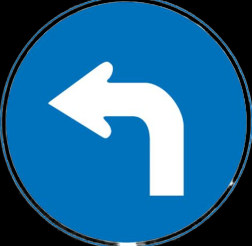
#> input picture signs/left_sign.png, 252 x 246 px
$ python -i sign_detector.py   (imports and definitions only)
#> lines starting #> are read from the running program, lines starting #| are printed output that depends on the picture; after the words box and inside, x2 and y2 are one past the last pixel; in counts of white or black regions, pixels touching at a corner belong together
#> further down, picture is the input picture: shape (246, 252, 3); mean B, G, R 150.6, 105, 34
from typing import Optional, Dict, Any
import numpy as np
import cv2


def find_sign_roi(
    bgr: np.ndarray,
    *,
    min_area: float = 2000.0,
    circ_min: float = 0.6,
    circ_max: float = 1.2,
    demonstration: Optional[np.ndarray] = None
) -> Optional[Dict[str, Any]]:
#> called with min_area = 2000, circ_min = 0.6, circ_max = 1.2
    if bgr is None:
        return None

    try:
        hsv = cv2.cvtColor(bgr, cv2.COLOR_BGR2HSV)
#> hsv: shape (246, 252, 3); mean H, S, V 71.3, 160.9, 150.7
    except Exception:
        return None

    lower_blue = np.array([100, 100, 50])
    upper_blue = np.array([130, 255, 255])
    mask = cv2.inRange(hsv, lower_blue, upper_blue)
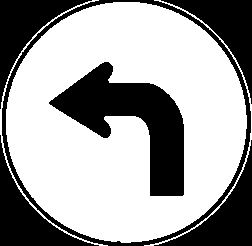
#> mask: shape (246, 252); 63.6% white; 6 black regions, box (x1, y1, x2, y2) and area: (49, 62, 184, 196) 7392, (2, 0, 251, 246) 3119, (0, 135, 99, 246) 3118, (154, 140, 252, 246) 3064, (0, 0, 92, 109) 2956, (161, 0, 252, 104) 2897

    kernel = np.ones((5, 5), np.uint8)
    mask = cv2.morphologyEx(mask, cv2.MORPH_OPEN, kernel)
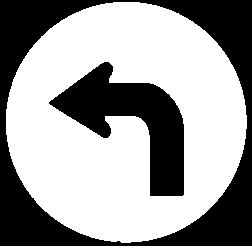
#> mask: shape (246, 252); 61.6% white; 2 black regions, box (x1, y1, x2, y2) and area: (0, 0, 252, 246) 16402, (49, 62, 184, 196) 7397
    mask = cv2.morphologyEx(mask, cv2.MORPH_CLOSE, kernel)
#> mask: shape (246, 252); 61.7% white; 2 black regions

    contours, _ = cv2.findContours(mask, cv2.RETR_EXTERNAL, cv2.CHAIN_APPROX_SIMPLE)
#> contours = 1 contour; box (x1, y1, x2, y2) and area: (6, 0, 247, 243) 45304
    if not contours:
        return None

    largest = max(contours, key=cv2.contourArea)
#> largest = contour of 349 points, box (x1, y1, x2, y2) (6, 0, 247, 243), area 45304
    area = float(cv2.contourArea(largest))
#> area = 45303.5
    if area < float(min_area):
        return None

    perimeter = float(cv2.arcLength(largest, True))
#> perimeter = 800.6
    if perimeter <= 0.0:
        return None

    circularity = float(4.0 * np.pi * area / (perimeter * perimeter))
#> circularity = 0.888
    if not (float(circ_min) <= circularity <= float(circ_max)):
        return None

    x, y, w, h = cv2.boundingRect(largest)
#> x = 6; y = 0; w = 241; h = 243
    x0 = max(0, x)
#> x0 = 6
    y0 = max(0, y)
#> y0 = 0
    x1 = min(bgr.shape[1], x + w)
#> x1 = 247
    y1 = min(bgr.shape[0], y + h)
#> y1 = 243
    roi = bgr[y0:y1, x0:x1]
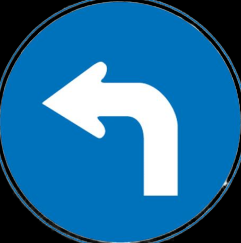
#> roi: shape (243, 241, 3); mean B, G, R 158, 110, 35.2
    if roi.size == 0:
        return None

    center = (int(x0 + w // 2), int(y0 + h // 2))
#> center = (126, 121)

    try:
        cv2.imshow("sign", roi)
    except Exception:
        pass

    if demonstration is not None:
        try:
            cv2.line(demonstration, (center[0], 0), (center[0], demonstration.shape[0]), [255, 0, 0], 5)
        except Exception:
            pass

    return {
        "bbox": (int(x0), int(y0), int(w), int(h)),
        "center": center,
        "area": area,
        "circularity": circularity,
        "roi": roi,
    }

>>> import cv2
>>> picture = cv2.imread('../signs/left_sign.png')
>>> result = find_sign_roi(picture)
#> result = 5 items

$ run again, on signs/right_sign.png
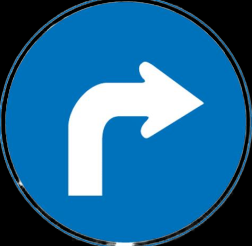
#> input picture signs/right_sign.png, 252 x 246 px
#> picture is the input picture: shape (246, 252, 3); mean B, G, R 150.6, 105, 34
#> hsv: shape (246, 252, 3); mean H, S, V 71.3, 160.9, 150.7
#> in find_sign_roi, `mask = cv2.morphologyEx(mask, cv2.MORPH_OPEN, kernel)`:
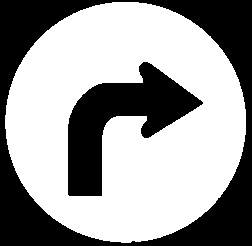
#> mask: shape (246, 252); 61.6% white; 2 black regions, box (x1, y1, x2, y2) and area: (0, 0, 252, 246) 16402, (68, 62, 203, 196) 7397
#> contours = 1 contour; box (x1, y1, x2, y2) and area: (5, 0, 246, 243) 45304
#> largest = contour of 349 points, box (x1, y1, x2, y2) (5, 0, 246, 243), area 45304
#> area = 45303.5
#> perimeter = 800.6
#> circularity = 0.888
#> x = 5; y = 0; w = 241; h = 243
#> x0 = 5
#> y0 = 0
#> x1 = 246
#> y1 = 243
#> in find_sign_roi, `roi = bgr[y0:y1, x0:x1]`:
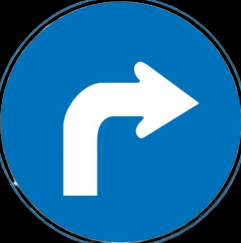
#> roi: shape (243, 241, 3); mean B, G, R 158, 110, 35.2
#> center = (125, 121)
#> result = 5 items
